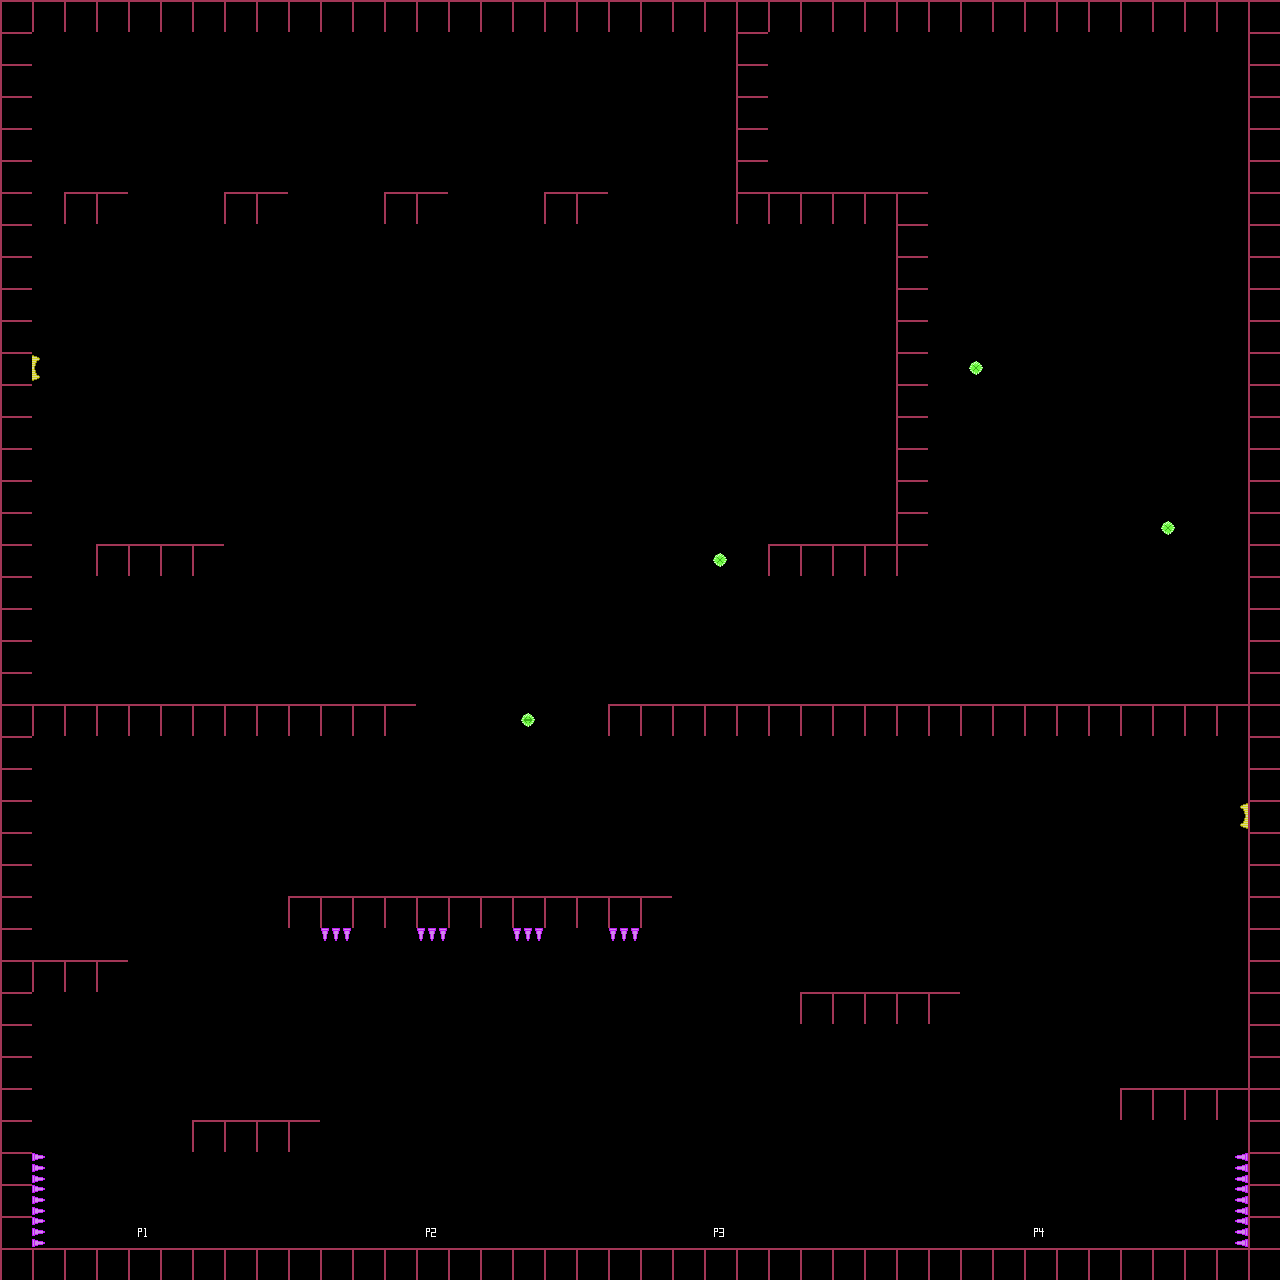

This game map was drawn from its Tiled (.tmx) file and the tilesets committed beside it. A one-line description and the trimmed map source follow:
An orthogonal 40x40 tile map with 32x32 px tiles, 3 tile layers (Tiles, Specials, Ingredients), 2 tilesets.

<map version="1.0" orientation="orthogonal" renderorder="right-down" width="40" height="40" tilewidth="32" tileheight="32" nextobjectid="1">
 <tileset firstgid="1" source="../Tiles.tsx" />
 <tileset firstgid="71" source="../Ingredients.tsx" />
 <layer name="Tiles" width="40" height="40">
  <data>[1600 cells, 254 non-empty, 1 distinct tile ids]</data>
 </layer>
 <layer name="Specials" width="40" height="40">
  <data>[1600 cells, 4 non-empty, 4 distinct tile ids]</data>
 </layer>
 <layer name="Ingredients" width="40" height="40">
  <data>[1600 cells, 16 non-empty, 4 distinct tile ids]</data>
 </layer>
</map>
